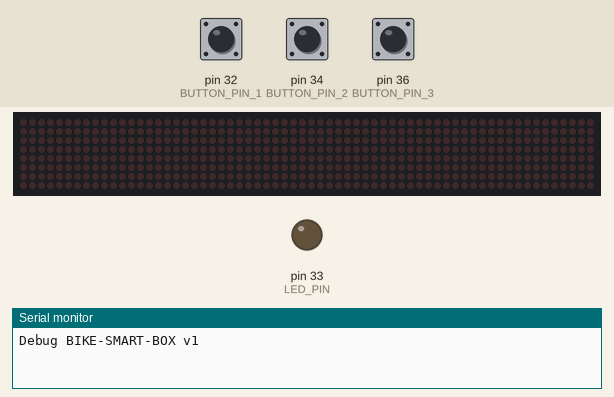
Recording of a sketch running on a simulated Arduino Mega 2560, built with avr-gcc and run on an emulated ATmega2560. On the bench: 64×8 LED matrix, output pins drawn as LEDs (lit = HIGH), the last lines printed to the serial monitor. The test bench sets the inputs (shaded band); at power-on: pin 32 (BUTTON_PIN_1) HIGH, pin 34 (BUTTON_PIN_2) HIGH, pin 36 (BUTTON_PIN_3) HIGH.

Above: at 1.2 s.
1.3 s: pin 32 (BUTTON_PIN_1) pulled LOW for 1 s
At 1.76 s:
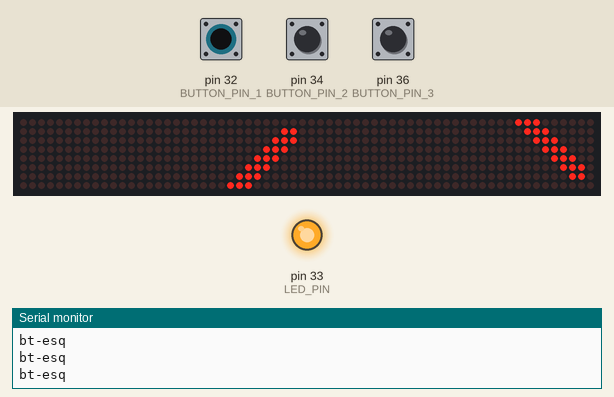
3.8 s: pin 34 (BUTTON_PIN_2) pulled LOW for 3.2 s
At 4.26 s:
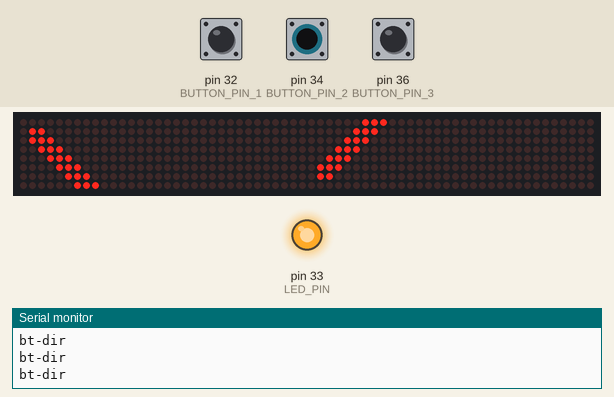
8.5 s: pin 36 (BUTTON_PIN_3) pulled LOW for 0.15 s
10.1 s: pin 32 (BUTTON_PIN_1) pulled LOW for 3.2 s
At 10.87 s:
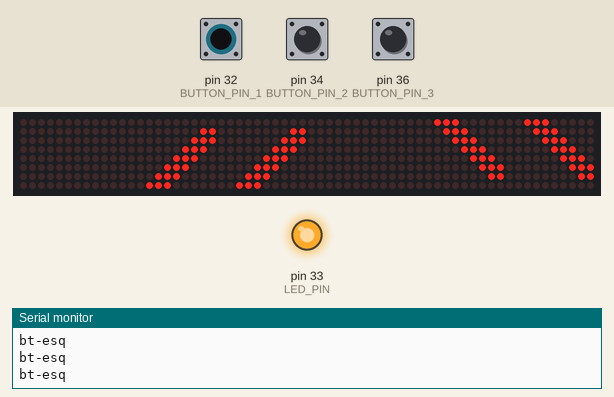
14.8 s: pin 32 (BUTTON_PIN_1) driven LOW and pin 34 (BUTTON_PIN_2) driven LOW
At 17.13 s:
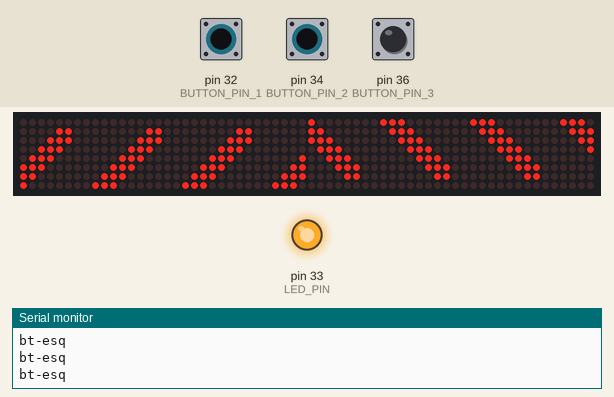
17.8 s: pin 36 (BUTTON_PIN_3) pulled LOW for 1 s
At 18.93 s:
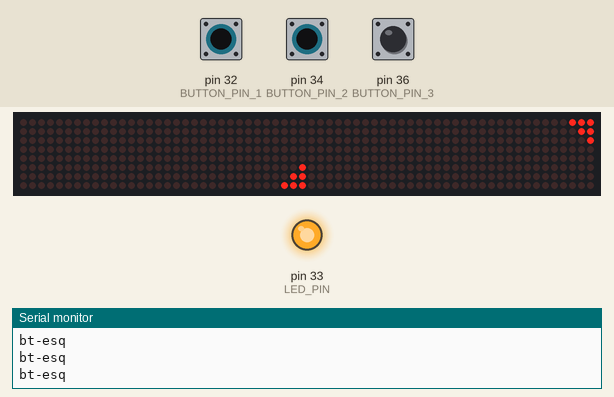
Timing chart, 0 to 20.4 s (numbered marks = the images above; inputs shaded):
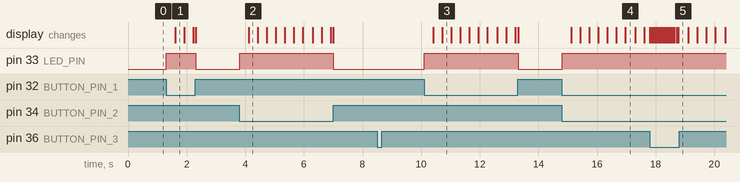

The sketch:

bike-smart-box-v1.ino
```cpp
#include <Bounce2.h>
#define BUTTON_PIN_1 32
#define BUTTON_PIN_2 34
#define BUTTON_PIN_3 36

Bounce debouncer1 = Bounce(); // Instantiate a Bounce object
Bounce debouncer2 = Bounce(); // Instantiate another Bounce object
Bounce debouncer3 = Bounce(); // Instantiate another Bounce object


#include <MD_Parola.h>
#include <MD_MAX72xx.h>
#include <SPI.h>
#include "Font_Data.h"

#define MAX_ZONES 2
#define ZONE_SIZE 4
#define MAX_DEVICES (MAX_ZONES * ZONE_SIZE)
#define SCROLL_SPEED  30

#define ZONE_UPPER  1
#define ZONE_LOWER  0

#define CLK_PIN   52 // 52 13 laranja
#define DATA_PIN  51 // 51 11 verde
#define CS_PIN    53 // 53 10 amarelo

// HARDWARE SPI
MD_Parola P = MD_Parola(CS_PIN, MAX_DEVICES);
// SOFTWARE SPI
//MD_Parola P = MD_Parola(DATA_PIN, CLK_PIN, CS_PIN, MAX_DEVICES);

#define ARRAY_SIZE(a) (sizeof(a)/sizeof(a[0]))
char *msg[] =
{
  "<<<<<<<<",
  ">>>>>>>>",
  "45 k",
  "-",
  "1,5m ",
  "mantenha distancia",
  "Respeite 1 carro a MENOS",

};


#define LED_PIN 33
#define DEBUG 1


void setup() {

#if DEBUG
  Serial.begin(9600);
  Serial.println("Debug BIKE-SMART-BOX v1");
#endif

  pinMode(BUTTON_PIN_1,INPUT_PULLUP); // Setup the first button with an internal pull-up :
  debouncer1.attach(BUTTON_PIN_1);// After setting up the button, setup the Bounce instance :
  debouncer1.interval(5); // interval in ms
  pinMode(BUTTON_PIN_2,INPUT_PULLUP);// Setup the second button with an internal pull-up :
  debouncer2.attach(BUTTON_PIN_2);// After setting up the button, setup the Bounce instance :
  debouncer2.interval(5); // interval in ms
  pinMode(BUTTON_PIN_3,INPUT_PULLUP);// Setup the second button with an internal pull-up :
  debouncer3.attach(BUTTON_PIN_3);// After setting up the button, setup the Bounce instance :
  debouncer3.interval(5); // interval in ms


  P.begin(MAX_ZONES);// initialise the LED display

  // Set up zones for 2 halves of the display
  // Each zone gets a different font, making up the top
  // and bottom half of each letter
  P.setZone(ZONE_LOWER, 0, ZONE_SIZE - 1);
  P.setFont(ZONE_LOWER, BigFontLower);

  P.setZone(ZONE_UPPER, ZONE_SIZE, MAX_DEVICES-1);
  P.setFont(ZONE_UPPER, BigFontUpper);
  P.setCharSpacing(P.getCharSpacing() * 2); // double height --> double spacing


  //Setup the LED :
  pinMode(LED_PIN,OUTPUT);

}

void loop() {

  static uint32_t  lastTime = 0; // millis() memory
  static bool flasher = false;  // seconds passing flasher

  debouncer1.update();// Update the Bounce instances :
  debouncer2.update();
  debouncer3.update();
  int btEsq = debouncer1.read(); // Get the updated value :
  int btDir = debouncer2.read();
  int btComando = debouncer3.read();


  if ( btComando == LOW) {
    Serial.println("bt comando");
  }else{

  }


  // Turn on the LED if either button is pressed :
  if ( btEsq == LOW) {
    digitalWrite(LED_PIN, HIGH );
    Serial.println("bt-esq");

    P.displayAnimate();
    if (P.getZoneStatus(ZONE_LOWER) && P.getZoneStatus(ZONE_UPPER)){
        P.setFont(ZONE_LOWER, BigFontLower);
        P.setFont(ZONE_UPPER, BigFontUpper);
        P.displayZoneText(ZONE_LOWER, msg[0], PA_RIGHT, SCROLL_SPEED, 0, PA_SCROLL_LEFT, PA_SCROLL_LEFT);
        P.displayZoneText(ZONE_UPPER, msg[0], PA_LEFT, SCROLL_SPEED, 0, PA_SCROLL_LEFT, PA_SCROLL_LEFT);
        // synchronise the start
        P.displayClear();
        P.synchZoneStart();
    }

  }else if (btDir == LOW ) {
    digitalWrite(LED_PIN, HIGH );
    Serial.println("bt-dir");

    P.displayAnimate();
    if (P.getZoneStatus(ZONE_LOWER) && P.getZoneStatus(ZONE_UPPER)){

        P.setFont(ZONE_LOWER, BigFontLower);
        P.setFont(ZONE_UPPER, BigFontUpper);
        P.displayZoneText(ZONE_LOWER, msg[1], PA_RIGHT, SCROLL_SPEED, 0, PA_SCROLL_RIGHT, PA_SCROLL_RIGHT);
        P.displayZoneText(ZONE_UPPER, msg[1], PA_LEFT, SCROLL_SPEED, 0, PA_SCROLL_RIGHT, PA_SCROLL_RIGHT);
        // synchronise the start
        P.displayClear();
        P.synchZoneStart();
    }

  }else {
    P.displayClear();
    P.displayZoneText(ZONE_LOWER, "", PA_RIGHT, SCROLL_SPEED, 0, PA_SCROLL_RIGHT, PA_SCROLL_RIGHT);
    P.displayZoneText(ZONE_UPPER, "", PA_LEFT, SCROLL_SPEED, 0, PA_SCROLL_RIGHT, PA_SCROLL_RIGHT);

    digitalWrite(LED_PIN, LOW );
  }

}
```

Source omitted: Font_Data.h (data table, 13968 bytes)

Measured:
- after the input at 1.3 s, pin 33 (LED_PIN): LOW → HIGH at once, → LOW 1.0 s later; the display: changes after 0.31 s (image 1)
- after the input at 3.8 s, pin 33 (LED_PIN): LOW → HIGH at once, → LOW 3.2 s later; the display: changes after 0.31 s (image 2)
- after the input at 10.1 s, pin 33 (LED_PIN): LOW → HIGH at once, → LOW 3.2 s later; the display: first changes after 0.31 s (image 3 shows a later state)
- after the input at 14.8 s, pin 33 (LED_PIN): LOW → HIGH at once; the display: first changes after 0.31 s (image 4 shows a later state)
